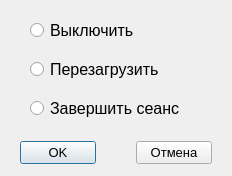
<?xml version="1.0" encoding="UTF-8"?>
<ui version="4.0">
 <class>ShutDownForm</class>
 <widget class="QDialog" name="ShutDownForm">
  <property name="geometry">
   <rect>
    <x>0</x>
    <y>0</y>
    <width>232</width>
    <height>176</height>
   </rect>
  </property>
  <property name="minimumSize">
   <size>
    <width>232</width>
    <height>176</height>
   </size>
  </property>
  <property name="maximumSize">
   <size>
    <width>232</width>
    <height>176</height>
   </size>
  </property>
  <property name="windowTitle">
   <string>Выключение ПК</string>
  </property>
  <widget class="QWidget" name="layoutWidget">
   <property name="geometry">
    <rect>
     <x>30</x>
     <y>10</y>
     <width>171</width>
     <height>121</height>
    </rect>
   </property>
   <layout class="QVBoxLayout" name="verticalLayout">
    <item>
     <widget class="QRadioButton" name="radioPower">
      <property name="font">
       <font>
        <pointsize>12</pointsize>
       </font>
      </property>
      <property name="text">
       <string>Выключить</string>
      </property>
      <property name="icon">
       <iconset resource="resource.qrc">
        <normaloff>:/ico/gnome-shutdown.png</normaloff>:/ico/gnome-shutdown.png</iconset>
      </property>
     </widget>
    </item>
    <item>
     <widget class="QRadioButton" name="radioReset">
      <property name="font">
       <font>
        <pointsize>12</pointsize>
       </font>
      </property>
      <property name="text">
       <string>Перезагрузить</string>
      </property>
      <property name="icon">
       <iconset resource="resource.qrc">
        <normaloff>:/ico/windowsrestart_7374.png</normaloff>:/ico/windowsrestart_7374.png</iconset>
      </property>
     </widget>
    </item>
    <item>
     <widget class="QRadioButton" name="radioLogout">
      <property name="font">
       <font>
        <pointsize>12</pointsize>
       </font>
      </property>
      <property name="text">
       <string>Завершить сеанс</string>
      </property>
      <property name="icon">
       <iconset resource="resource.qrc">
        <normaloff>:/ico/gnome-logout_5442.png</normaloff>:/ico/gnome-logout_5442.png</iconset>
      </property>
     </widget>
    </item>
   </layout>
  </widget>
  <widget class="QWidget" name="layoutWidget">
   <property name="geometry">
    <rect>
     <x>20</x>
     <y>140</y>
     <width>192</width>
     <height>26</height>
    </rect>
   </property>
   <layout class="QHBoxLayout" name="horizontalLayout">
    <property name="spacing">
     <number>40</number>
    </property>
    <item>
     <widget class="QPushButton" name="pushButton">
      <property name="font">
       <font>
        <pointsize>10</pointsize>
       </font>
      </property>
      <property name="text">
       <string>OK</string>
      </property>
     </widget>
    </item>
    <item>
     <widget class="QPushButton" name="pushButton_2">
      <property name="font">
       <font>
        <pointsize>10</pointsize>
       </font>
      </property>
      <property name="text">
       <string>Отмена</string>
      </property>
     </widget>
    </item>
   </layout>
  </widget>
 </widget>
 <resources>
  <include location="resource.qrc"/>
 </resources>
 <connections/>
</ui>
